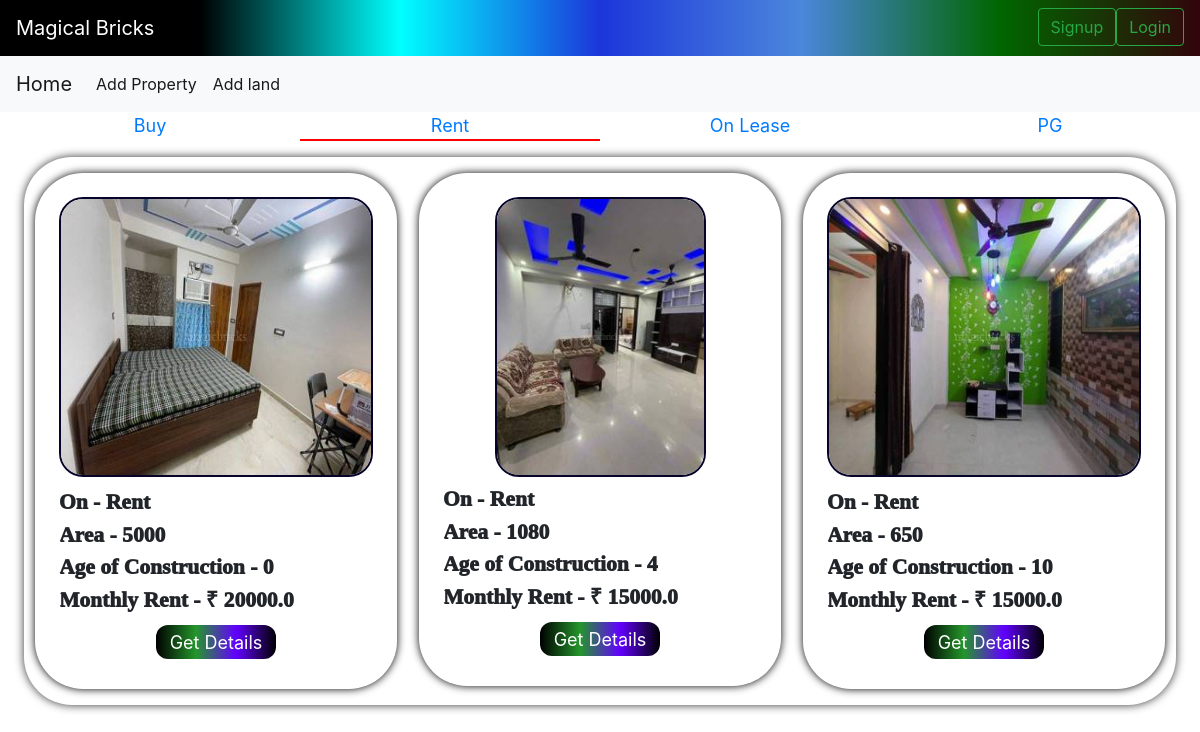
Before: /properties?category=3 with the older database file.
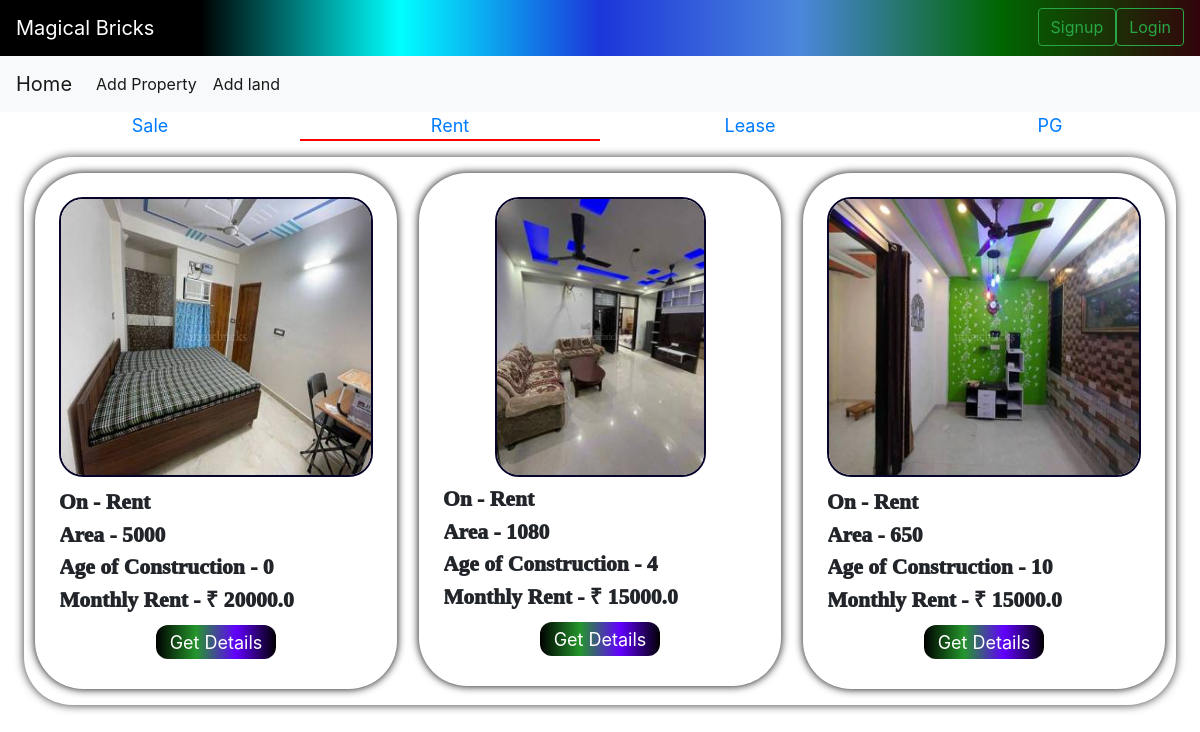
After: the same page with the newer database file.
### bricks/models.py (models this page shows)
class category(models.Model):
    cat=models.CharField(max_length=50)
    def __str__(self) :
        return self.cat

### bricks/views.py (the view)
# urls.py: path('properties',views.properties,name='properties'),
def properties(request):
    x=request.GET.get('category')
    obj=get_object_or_404(category, pk=x)
    p=land.objects.filter(cat__cat=obj.cat)
    q=built.objects.filter(cat__cat=obj.cat)
    y=category.objects.all()
    print(p.count())
    return render(request,'bricks/properties.html',{"obj":p,"obj2":q,"y":y,"current_cat":obj.cat})

### bricks/templates/bricks/properties.html (shortened to what this page needs)
<!DOCTYPE html>
<html lang="en">
<head>
  {% load static %}
  <link rel="stylesheet" href="{% static 'bricks/style_properties.css' %}" />
</head>
<body>
  {% include "bricks/navbar.html" %}
  <div class="main">
    {% if y %} {% for x in y %}
    <a href="{% url 'properties' %}?category={{x.id}}" id="cat">
      {% if current_cat %}
      {% if current_cat == x.cat %}
      <div class="heading" style="border-bottom: 0.2vw solid red;">{{x.cat}}</div>
      {% else %}
      <div class="heading">{{x.cat}}</div>
      {% endif %}
      {% else %}
      <div class="heading">{{x.cat}}</div>
      {% endif %}
    </a>
    {% endfor %} {% endif %}
  </div>
  <div class="properties" >
    {% if obj2 %}
    {% for y in obj2 %}
    <div  class="property">
      <div class="imgs"><img  src="{{y.image.url}}" alt=""></div>
      <div class="info_items">On - {{y.cat}}</div>
      <div class="info_items">Area - {{y.area}}</div>
      <div class="info_items">Age of Construction - {{y.age}}</div>
      {% if y.cat.cat == "Rent" or y.cat.cat == "PG" %}
      <div class="info_items">Monthly Rent - &#8377 {{y.price}}</div>
      {% else %}
      <div class="info_items">Price - &#8377 {{y.price}}</div>
      {% endif %}
      <a href="{% url 'property_details' y.id %}?p_type={{y.p_type}}" id="details_button">
        <div id="details_button">
          Get Details
        </div>
      </a>
    </div>
    {% endfor %}
    {% endif %}
  </div>
</body>
</html>

Changed rows visible on the page:
changed category: cat "Buy" → "Sale"
changed category: cat "On Lease" → "Lease"
